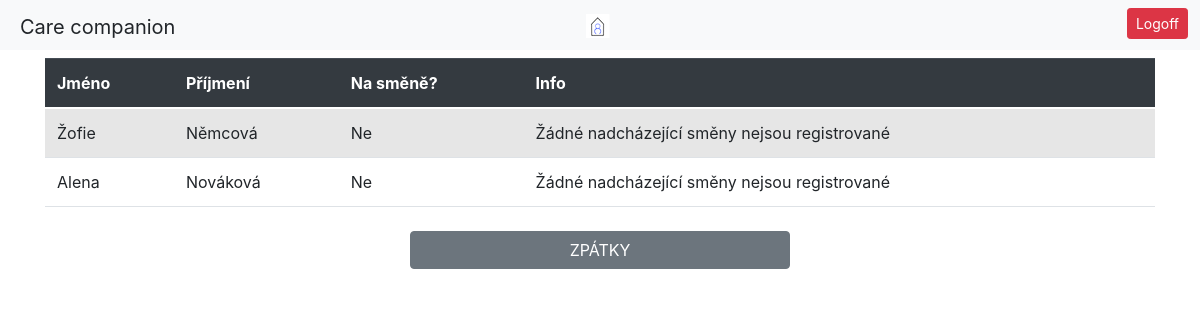
Page /klient/seznam-opatrovniku/ (signed in) on the earlier database version.
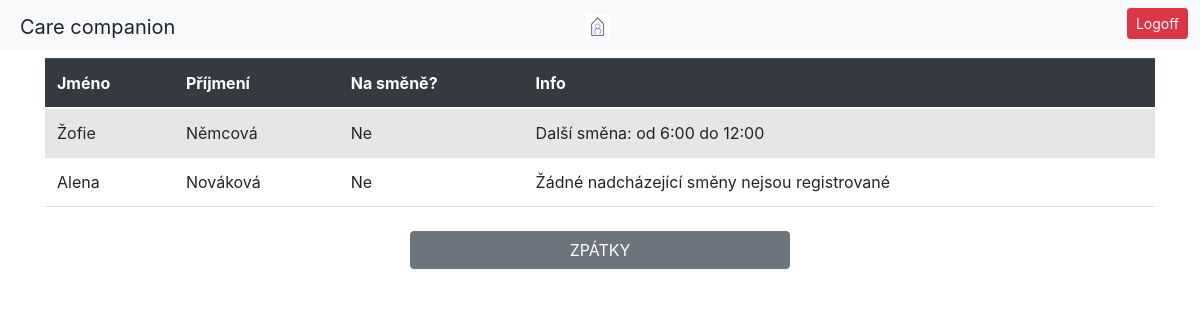
Same page on the later database version.
### caregiver/models.py (models this page shows)
class Shift(models.Model):
    date_of_shift = models.DateField()
    start = models.TimeField()
    end = models.TimeField()
    caregiver = models.ForeignKey(Caregiver, on_delete=models.CASCADE)

### patient/decorators.py (the view)
    def _wrapped_view(request, *args, **kwargs):
        if request.user.is_authenticated:
            groups = request.user.groups.values_list('name', flat=True)
            if 'Patients' in groups:
                return view_func(request, *args, **kwargs)
        messages.success(request, 'Pro přístup do aplikace se přihlašte.')
        return redirect('login_user')

### caregiver/models.py (called while the page is built)
    @property
    def first_name(self):
        return self.user.first_name

    @property
    def last_name(self):
        return self.user.last_name

### patient/templates/caregivers_list.html
{% extends 'base_patient.html' %}
{% load static %}
{% block navbar %}
     <a href="{% url 'index_patient' %}"><img src="{% static 'CareLogo.png' %}" alt="Italian Trulli"></a>
{% endblock %}
{% block content %}
    <div class="container pt-2">
      <table class="table table-striped">
        <thead class="thead-dark">
            <tr>
                <th scope="col">Jméno</th>
                <th scope="col">Příjmení</th>
                <th scope="col">Na směně?</th>
                <th scope="col">Info</th>
            </tr>
        </thead>
        <tbody>
            {% for user_info in users_shift_info %}
            <tr>
                <td>{{ user_info.first_name }}</td>
                <td>{{ user_info.last_name }}</td>
                <td>{% if user_info.on_shift %} Ano {% else %} Ne {% endif %}</td>
                <td>{% if user_info.on_shift %} Do {{ user_info.shift_end }}
                    {% elif user_info.no_upc_shifts %} Žádné nadcházející směny nejsou registrované
                    {% else %} Další směna: {{ user_info.next_shift_date }} od {{ user_info.next_shift_start }} do {{ user_info.next_shift_end }} {% endif %}
                </td>
            </tr>
            {% endfor %}
        </tbody>
    </table>
    </div>
    <div class="row justify-content-center mt-4">
        <div class="col-4 col-md-4">
            <a href="{% url 'index_patient' %}" class="btn btn-secondary btn-block">ZPÁTKY</a>
        </div>
    </div>
{% endblock %}

Differences in the rows shown:
added Shift: next_shift_start "6:00", next_shift_end "12:00"
Other differences:
new list line: "Žofie Němcová"
new list line: "Ne Další směna: od do"
list line gone: "Žofie Němcová"
list line gone: "Ne Žádné nadcházející směny nejsou registrované"
